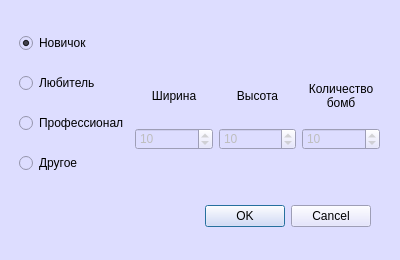
<?xml version="1.0" encoding="UTF-8"?>
<ui version="4.0">
 <class>Dialog</class>
 <widget class="QDialog" name="Dialog">
  <property name="windowModality">
   <enum>Qt::ApplicationModal</enum>
  </property>
  <property name="geometry">
   <rect>
    <x>0</x>
    <y>0</y>
    <width>400</width>
    <height>260</height>
   </rect>
  </property>
  <property name="windowTitle">
   <string>Настройки</string>
  </property>
  <property name="autoFillBackground">
   <bool>false</bool>
  </property>
  <property name="styleSheet">
   <string notr="true">background: #DDDDFF</string>
  </property>
  <property name="modal">
   <bool>true</bool>
  </property>
  <widget class="QDialogButtonBox" name="buttonBox">
   <property name="geometry">
    <rect>
     <x>30</x>
     <y>200</y>
     <width>341</width>
     <height>32</height>
    </rect>
   </property>
   <property name="orientation">
    <enum>Qt::Horizontal</enum>
   </property>
   <property name="standardButtons">
    <set>QDialogButtonBox::Cancel|QDialogButtonBox::Ok</set>
   </property>
  </widget>
  <widget class="QWidget" name="horizontalLayoutWidget">
   <property name="geometry">
    <rect>
     <x>19</x>
     <y>19</y>
     <width>361</width>
     <height>171</height>
    </rect>
   </property>
   <layout class="QHBoxLayout" name="horizontalLayout_4">
    <item>
     <layout class="QVBoxLayout" name="verticalLayout_5">
      <item>
       <widget class="QRadioButton" name="easyRadio">
        <property name="autoFillBackground">
         <bool>true</bool>
        </property>
        <property name="text">
         <string>Новичок</string>
        </property>
        <property name="checked">
         <bool>true</bool>
        </property>
        <attribute name="buttonGroup">
         <string notr="true">buttonGroup</string>
        </attribute>
       </widget>
      </item>
      <item>
       <widget class="QRadioButton" name="mediumRadio">
        <property name="autoFillBackground">
         <bool>true</bool>
        </property>
        <property name="text">
         <string>Любитель</string>
        </property>
        <attribute name="buttonGroup">
         <string notr="true">buttonGroup</string>
        </attribute>
       </widget>
      </item>
      <item>
       <widget class="QRadioButton" name="proRadio">
        <property name="text">
         <string>Профессионал</string>
        </property>
        <attribute name="buttonGroup">
         <string notr="true">buttonGroup</string>
        </attribute>
       </widget>
      </item>
      <item>
       <widget class="QRadioButton" name="otherRadio">
        <property name="text">
         <string>Другое</string>
        </property>
        <attribute name="buttonGroup">
         <string notr="true">buttonGroup</string>
        </attribute>
       </widget>
      </item>
     </layout>
    </item>
    <item>
     <layout class="QVBoxLayout" name="verticalLayout_8">
      <property name="topMargin">
       <number>50</number>
      </property>
      <property name="bottomMargin">
       <number>40</number>
      </property>
      <item>
       <widget class="QLabel" name="widthLabel">
        <property name="text">
         <string>Ширина</string>
        </property>
        <property name="alignment">
         <set>Qt::AlignCenter</set>
        </property>
       </widget>
      </item>
      <item>
       <widget class="QSpinBox" name="widthInput">
        <property name="enabled">
         <bool>false</bool>
        </property>
        <property name="value">
         <number>10</number>
        </property>
       </widget>
      </item>
     </layout>
    </item>
    <item>
     <layout class="QVBoxLayout" name="verticalLayout_7">
      <property name="topMargin">
       <number>50</number>
      </property>
      <property name="bottomMargin">
       <number>40</number>
      </property>
      <item>
       <widget class="QLabel" name="label">
        <property name="enabled">
         <bool>true</bool>
        </property>
        <property name="layoutDirection">
         <enum>Qt::LeftToRight</enum>
        </property>
        <property name="text">
         <string>Высота</string>
        </property>
        <property name="alignment">
         <set>Qt::AlignCenter</set>
        </property>
       </widget>
      </item>
      <item>
       <widget class="QSpinBox" name="heightInput">
        <property name="enabled">
         <bool>false</bool>
        </property>
        <property name="value">
         <number>10</number>
        </property>
       </widget>
      </item>
     </layout>
    </item>
    <item>
     <layout class="QVBoxLayout" name="verticalLayout_4">
      <property name="topMargin">
       <number>50</number>
      </property>
      <property name="bottomMargin">
       <number>40</number>
      </property>
      <item>
       <widget class="QLabel" name="label_2">
        <property name="text">
         <string>Количество
бомб</string>
        </property>
        <property name="alignment">
         <set>Qt::AlignCenter</set>
        </property>
       </widget>
      </item>
      <item>
       <widget class="QSpinBox" name="bombsInput">
        <property name="enabled">
         <bool>false</bool>
        </property>
        <property name="value">
         <number>10</number>
        </property>
       </widget>
      </item>
     </layout>
    </item>
   </layout>
  </widget>
 </widget>
 <resources/>
 <connections>
  <connection>
   <sender>buttonBox</sender>
   <signal>accepted()</signal>
   <receiver>Dialog</receiver>
   <slot>accept()</slot>
   <hints>
    <hint type="sourcelabel">
     <x>248</x>
     <y>254</y>
    </hint>
    <hint type="destinationlabel">
     <x>157</x>
     <y>274</y>
    </hint>
   </hints>
  </connection>
  <connection>
   <sender>buttonBox</sender>
   <signal>rejected()</signal>
   <receiver>Dialog</receiver>
   <slot>reject()</slot>
   <hints>
    <hint type="sourcelabel">
     <x>316</x>
     <y>260</y>
    </hint>
    <hint type="destinationlabel">
     <x>286</x>
     <y>274</y>
    </hint>
   </hints>
  </connection>
 </connections>
 <buttongroups>
  <buttongroup name="buttonGroup"/>
 </buttongroups>
</ui>
